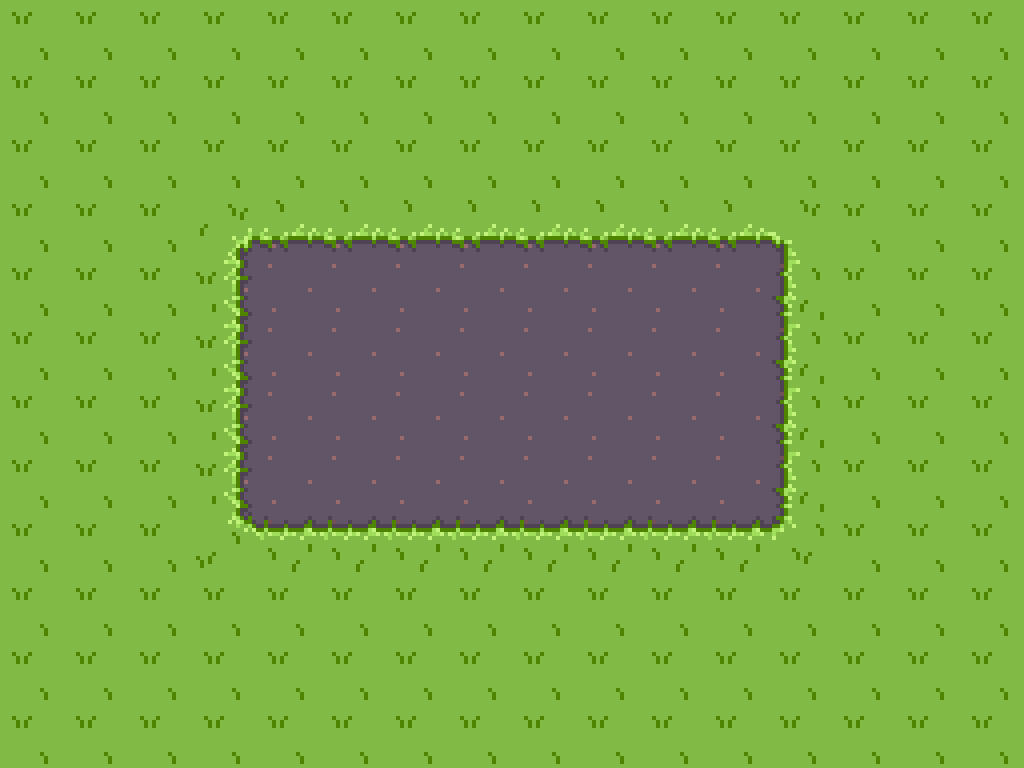

This is a level from a 2D game, rendered from its Tiled map with the project's own tilesets. A one-line summary and the complete map file follow:
An orthogonal 16x12 tile map with 64x64 px tiles, 2 tile layers (dirt, grass) and 32 objects.

<map version="1.10" tiledversion="1.11.2" orientation="orthogonal" renderorder="right-down" width="16" height="12" tilewidth="64" tileheight="64" infinite="0" nextlayerid="4" nextobjectid="33">
 <editorsettings>
  <export target="map.lua" format="lua" />
 </editorsettings>
 <tileset firstgid="1" name="Upscale-Grass" tilewidth="64" tileheight="64" tilecount="21" columns="7">
  <image source="Upscale-Grass.png" width="448" height="192" />
 </tileset>
 <layer id="1" name="dirt" width="16" height="12">
  <data encoding="csv">
0,0,0,0,0,0,0,0,0,0,0,0,0,0,0,0,
0,0,0,0,0,0,0,0,0,0,0,0,0,0,0,0,
0,0,0,0,0,0,0,0,0,0,0,0,0,0,0,0,
0,0,0,7,7,7,7,7,7,7,7,7,7,0,0,0,
0,0,0,7,7,7,7,7,7,7,7,7,7,0,0,0,
0,0,0,7,7,7,7,7,7,7,7,7,7,0,0,0,
0,0,0,7,7,7,7,7,7,7,7,7,7,0,0,0,
0,0,0,7,7,7,7,7,7,7,7,7,7,0,0,0,
0,0,0,7,7,7,7,7,7,7,7,7,7,0,0,0,
0,0,0,0,0,0,0,0,0,0,0,0,0,0,0,0,
0,0,0,0,0,0,0,0,0,0,0,0,0,0,0,0,
0,0,0,0,0,0,0,0,0,0,0,0,0,0,0,0
</data>
 </layer>
 <layer id="2" name="grass" width="16" height="12">
  <data encoding="csv">
4,4,4,4,4,4,4,4,4,4,4,4,4,4,4,4,
4,4,4,4,4,4,4,4,4,4,4,4,4,4,4,4,
4,4,4,4,4,4,4,4,4,4,4,4,4,4,4,4,
4,4,4,1,2,2,2,2,2,2,2,2,3,4,4,4,
4,4,4,8,0,0,0,0,0,0,0,0,10,4,4,4,
4,4,4,8,0,0,0,0,0,0,0,0,10,4,4,4,
4,4,4,8,0,0,0,0,0,0,0,0,10,4,4,4,
4,4,4,8,0,0,0,0,0,0,0,0,10,4,4,4,
4,4,4,15,16,16,16,16,16,16,16,16,17,4,4,4,
4,4,4,4,4,4,4,4,4,4,4,4,4,4,4,4,
4,4,4,4,4,4,4,4,4,4,4,4,4,4,4,4,
4,4,4,4,4,4,4,4,4,4,4,4,4,4,4,4
</data>
 </layer>
 <objectgroup id="3" name="grow">
  <object id="1" x="256" y="256" width="64" height="64" />
  <object id="2" x="320" y="256" width="64" height="64" />
  <object id="3" x="384" y="256" width="64" height="64" />
  <object id="4" x="448" y="256" width="64" height="64" />
  <object id="5" x="512" y="256" width="64" height="64" />
  <object id="6" x="576" y="256" width="64" height="64" />
  <object id="7" x="640" y="256" width="64" height="64" />
  <object id="8" x="704" y="256" width="64" height="64" />
  <object id="9" x="256" y="320" width="64" height="64" />
  <object id="10" x="320" y="320" width="64" height="64" />
  <object id="11" x="384" y="320" width="64" height="64" />
  <object id="12" x="448" y="320" width="64" height="64" />
  <object id="13" x="512" y="320" width="64" height="64" />
  <object id="14" x="576" y="320" width="64" height="64" />
  <object id="15" x="640" y="320" width="64" height="64" />
  <object id="16" x="704" y="320" width="64" height="64" />
  <object id="17" x="256" y="384" width="64" height="64" />
  <object id="18" x="320" y="384" width="64" height="64" />
  <object id="19" x="384" y="384" width="64" height="64" />
  <object id="20" x="448" y="384" width="64" height="64" />
  <object id="21" x="512" y="384" width="64" height="64" />
  <object id="22" x="576" y="384" width="64" height="64" />
  <object id="23" x="640" y="384" width="64" height="64" />
  <object id="24" x="704" y="384" width="64" height="64" />
  <object id="25" x="704" y="448" width="64" height="64" />
  <object id="26" x="640" y="448" width="64" height="64" />
  <object id="27" x="576" y="448" width="64" height="64" />
  <object id="28" x="512" y="448" width="64" height="64" />
  <object id="29" x="448" y="448" width="64" height="64" />
  <object id="30" x="384" y="448" width="64" height="64" />
  <object id="31" x="320" y="448" width="64" height="64" />
  <object id="32" x="256" y="448" width="64" height="64" />
 </objectgroup>
</map>